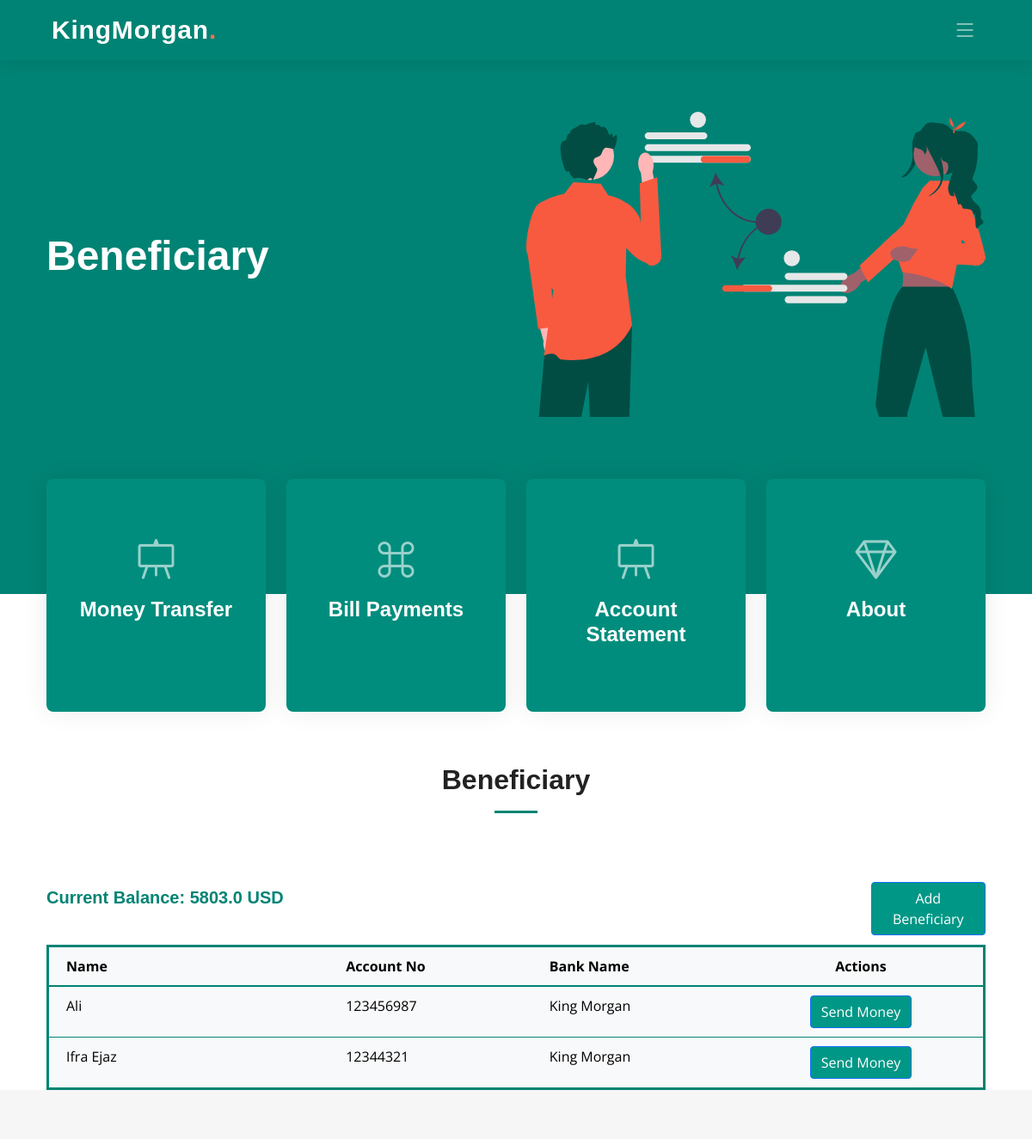
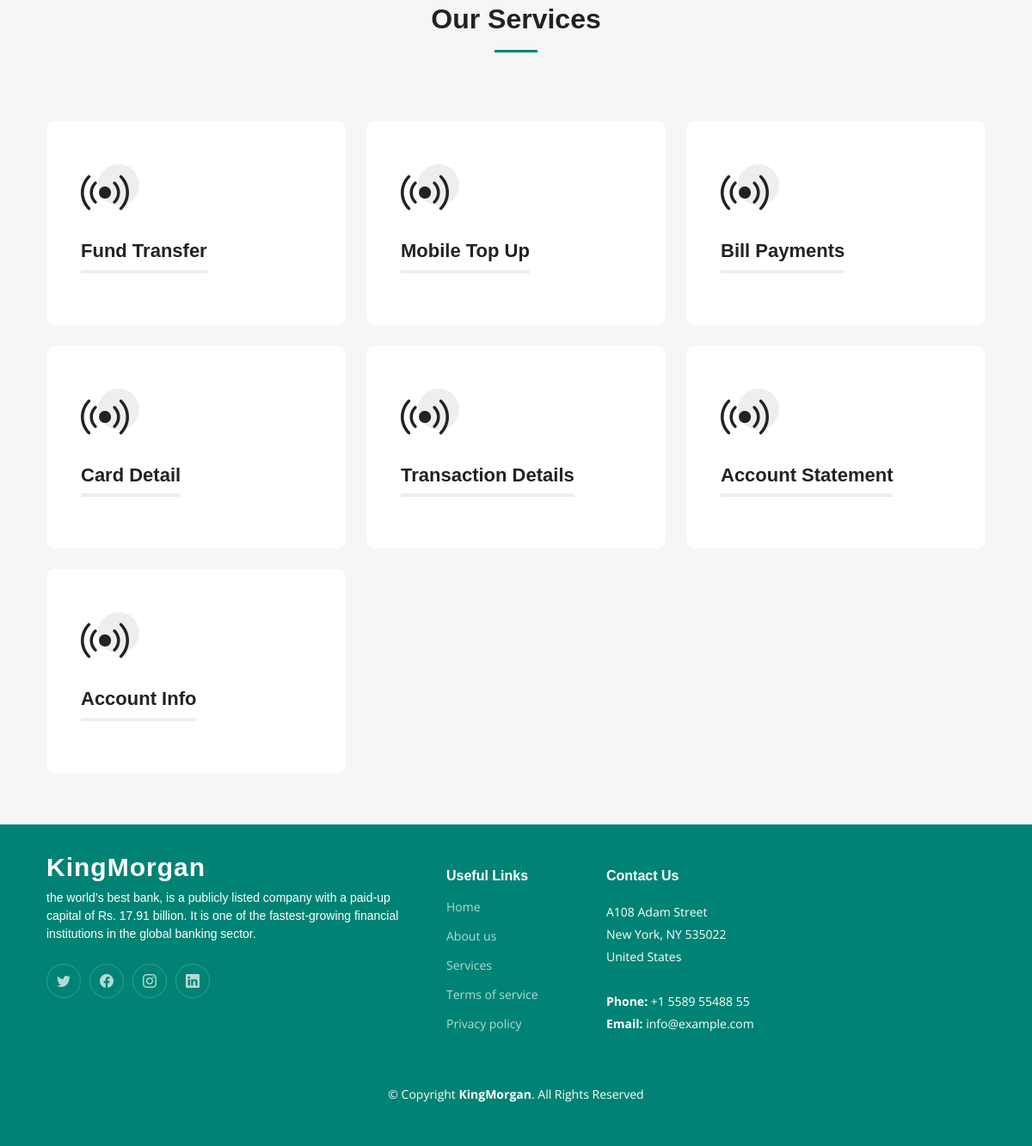
The app's page /beneficiary/ (signed in) with its own data (2 pictures, top to bottom).
### app/models.py (models this page shows)
class Accounts(models.Model):
    SAVING = 'Saving'
    CURRENT = 'Current'
    FIXED_DEPOSIT = 'Fixed Deposit'
    ACCOUNT_TYPE_CHOICES = [
        (SAVING, 'Saving'),
        (CURRENT, 'Current'),
        (FIXED_DEPOSIT, 'Fixed Deposit'),
    ]
    ACTIVE = 'Active'
    INACTIVE = 'Inactive'
    STATUS_CHOICES = [
        (ACTIVE, 'Active'),
        (INACTIVE, 'Inactive'),
    ]
    user = models.ForeignKey(User, on_delete=models.CASCADE)
    account_number = models.CharField(max_length=100, unique=True)
    balance = models.FloatField()
    account_type = models.CharField(max_length=20, choices=ACCOUNT_TYPE_CHOICES, default=CURRENT)
    status = models.CharField(max_length=20, choices=STATUS_CHOICES, default=ACTIVE)
    bank_id = models.ForeignKey('Banks', on_delete=models.CASCADE, default=11)

class Beneficiary(models.Model):
    user = models.ForeignKey(User, on_delete=models.CASCADE)
    account_number = models.CharField(max_length=20, unique=True, default=0)
    name = models.CharField(max_length=100)
    bank = models.ForeignKey(Banks, on_delete=models.CASCADE, default=11)

class Banks(models.Model):
    name = models.CharField(max_length=100)
    swift_code = models.CharField(max_length=20,unique= True)

### app/views.py (the view)
# urls.py: path('beneficiary/', views.beneficiary, name='beneficiary'),
def beneficiary(request):
    user_id = request.session.get('user')
    user = get_object_or_404(User, pk=user_id)
    account = get_object_or_404(Accounts, user_id=user)
    beneficiaries = Beneficiary.objects.filter(user=user).select_related('bank')
    banks = Banks.objects.all()
    print(account.balance)
    return render(request, 'dashboard/beneficiary.html', {
        'beneficiaries': beneficiaries,
        'services': services,
        'banks': banks,
        'account': account
    })

### app/templates/Dashboard/beneficiary.html (shortened to what this page needs)
{% extends 'Dashboard/index.html' %}
{% load static %}
{% block extra_head %}
  <link href="https://cdnjs.cloudflare.com/ajax/libs/font-awesome/5.15.3/css/all.min.css" rel="stylesheet">
{% endblock extra_head %}
{% block hero %}<h2><span>Beneficiary</span></h2>{% endblock hero %}
{% block content %}
<div class="section-header">
  <h2>Beneficiary</h2>
</div>
<div class="container">
    <div class="row">
        <div class="col-6">
            <h5 style="font-weight: bold; font-family: 'Arial', sans-serif; color: #008374; margin-top: 1%;">
                Current Balance: {{ account.balance }} USD
            </h5>
        </div>
        <div class="col-6">
            <a href="#" class="btn btn-primary" style="background-color:#009786; margin-left: 75%; margin-bottom: 2%;" data-bs-toggle="modal" data-bs-target="#addBeneficiaryModal">
                Add Beneficiary
            </a>
        </div>
    </div>
    <div class="row">
        <div class="col-12">
            <table class="table table-borderless table-hover" style="border-collapse: collapse; border: 3px solid #008374; margin-bottom: 0;">
                <thead style="border-bottom: 2px solid #008374; background-color: #f8f9fa;">
                    <tr>
                        <th style="padding: 10px 20px; width: 30%; border-bottom: 1px solid #008374;">Name</th>
                        <th style="padding: 10px 20px; border-bottom: 1px solid #008374;">Account No</th>
                        <th style="padding: 10px 20px; border-bottom: 1px solid #008374;">Bank Name</th>
                        <th style="padding: 10px 20px; border-bottom: 1px solid #008374; text-align: center;">Actions</th>
                    </tr>
                </thead>
                <tbody style="border: 2px solid #008374; background-color: #f8f9fa;">
                    {% for beneficiary in beneficiaries %}
                    <tr style="border-bottom: 1px solid #008374;">
                        <td style="padding: 10px 20px;">{{ beneficiary.name }}</td>
                        <td style="padding: 10px 20px;">{{ beneficiary.account_number }}</td>
                        <td style="padding: 10px 20px;">{{ beneficiary.bank.name }}</td>
                        <td style="padding: 10px 20px; text-align: center;">
                            <a href="{% url 'fundtransfer' %}?name={{ beneficiary.name }}&account={{ beneficiary.account_number }}&bank={{ beneficiary.bank.id }}&balance={{account.balance}}" class="btn btn-primary" style="background-color:#009786;">
                                Send Money
                            </a>
                        </td>
                    </tr>
                    {% endfor %}
                </tbody>
            </table>
        </div>
    </div>
</div>
<section id="services" class="services sections-bg">
  <div class="container" data-aos="fade-up">
    <div class="section-header">
      <h2>Our Services</h2>
    </div>
    <div class="row gy-4" data-aos="fade-up" data-aos-delay="100">
      {% for service in services %}
        <div class="col-lg-4 col-md-6">
          {% if service.url %}
            <a href="{% url service.url %}">
          {% endif %}
          <div class="service-item position-relative">
            <div class="icon">
              <i class="bi {{ service.icon }}"></i>
            </div>
            <h3>{{ service.name }}</h3>
          </div>
          {% if service.url %}
            </a>
          {% endif %}
        </div>
      {% endfor %}
    </div>
  </div>
</section>
{% endblock content %}

### app/static/css/main.css (style rules this page uses)
:root { --font-default: "Open Sans", system-ui, -apple-system, "Segoe UI", Roboto, "Helvetica Neue", Arial, "Noto Sans", "Liberation Sans", sans-serif, "Apple Color Emoji", "Segoe UI Emoji", "Segoe UI Symbol", "Noto Color Emoji"; --font-primary: "Montserrat", sans-serif; --font-secondary: "Poppins", sans-serif; }
:root { --color-default: #222222; --color-primary: #008374; --color-secondary: #f85a40; }
:root { scroll-behavior: smooth; }
body { font-family: var(--font-default); color: var(--color-default); }
a { color: var(--color-primary); text-decoration: none; }
h1, h2, h3, h4, h5, h6 { font-family: var(--font-primary); }
section { padding: 60px 0; overflow: hidden; scroll-margin-top: 70px; overflow: clip; }
.sections-bg { background-color: #f6f6f6; }
.section-header { text-align: center; padding-bottom: 60px; }
.section-header h2 { font-size: 32px; font-weight: 600; margin-bottom: 20px; padding-bottom: 20px; position: relative; }
.section-header h2:after { content: ""; position: absolute; display: block; width: 50px; height: 3px; background: var(--color-primary); left: 0; right: 0; bottom: 0; margin: auto; }
.services { padding: 60px 0; }
.services .service-item { padding: 40px; background: #fff; height: 100%; border-radius: 10px; }
.services .service-item .icon { width: 48px; height: 48px; position: relative; margin-bottom: 50px; }
.services .service-item .icon i { color: var(--color-default); font-size: 56px; transition: ease-in-out 0.3s; z-index: 2; position: relative; }
.services .service-item .icon:before { position: absolute; content: ""; height: 100%; width: 100%; background: #eeeeee; border-radius: 50px; z-index: 1; top: 10px; right: -20px; transition: 0.3s; }
.services .service-item h3 { color: var(--color-default); font-weight: 700; margin: 0 0 20px 0; padding-bottom: 8px; font-size: 22px; position: relative; display: inline-block; border-bottom: 4px solid #eeeeee; transition: 0.3s; }
.hero h2 { font-size: 48px; font-weight: 700; margin-bottom: 20px; color: #fff; }

### records on screen
Accounts: balance "5803.0"
Beneficiary: name "Ali", account_number "123456987", bank.name "King Morgan"
Beneficiary: name "Ifra Ejaz", account_number "12344321", bank.name "King Morgan"

### other values on screen
{{ service.name }} "Fund Transfer" "Mobile Top Up" "Bill Payments" "Card Detail" "Transaction Details" "Account Statement" "Account Info"
